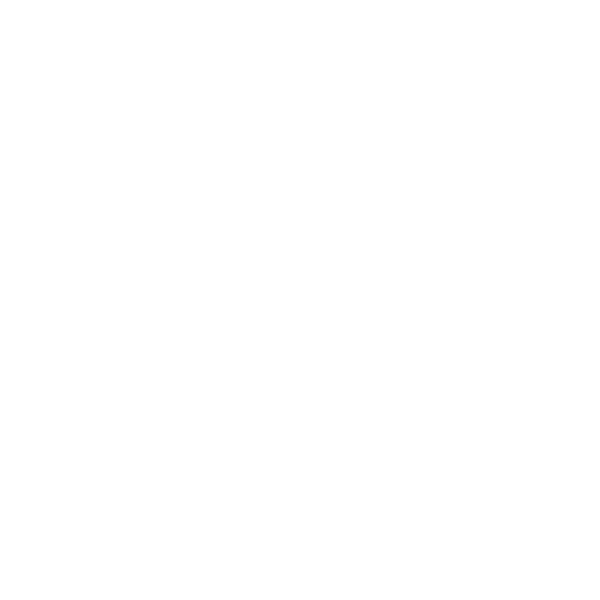
Frame 1 (no input)
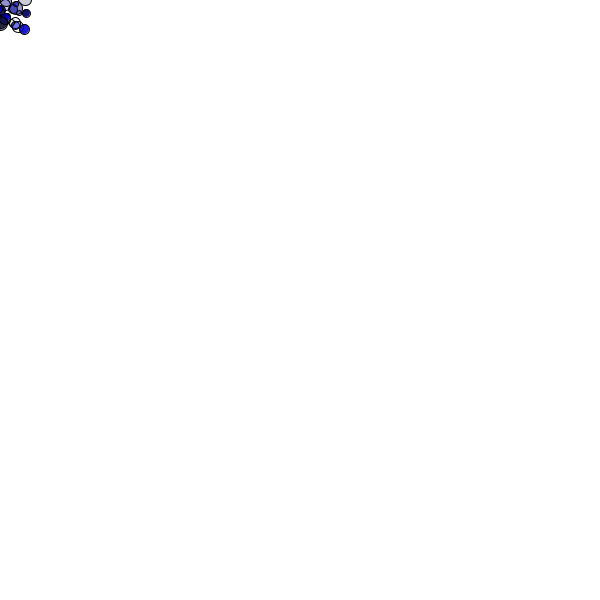
Frame 60 (the mouse pressed at the canvas centre just before this capture)
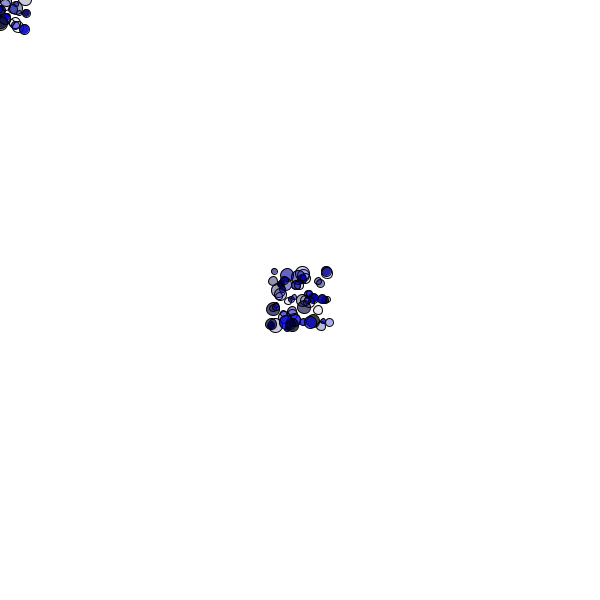
Frame 120 (the mouse held since frame 60 and released just before this capture)

The Processing sketch that drew these frames (run headless with seeded random() and noise(); from frame 60 on, the mouse is pressed at the canvas centre):

// Processing sketch: bubbleTrace
// ── bubbleTrace.pde
void setup()
{
  size(600, 600);
  background(255);
  //noStroke();
}
void draw()
{
  //fill(random(255), random(255), random(255), random(255));
  int randX = int(random(-30, 30));
  int randY = int(random(-30, 30)); 
  int randomSize = int(random(5, 15));
  fill(0,0,random(255),random(255));
  ellipse(mouseX+randX, mouseY+randY, randomSize, randomSize);
}
